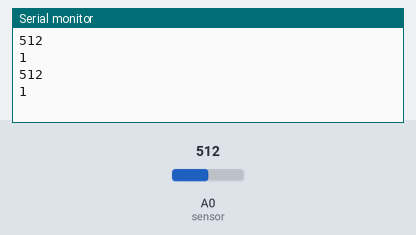
Simulated run of this sketch. Board: Arduino Uno, built with avr-gcc and run on an emulated ATmega328P. On the bench: the last lines printed to the serial monitor. The test bench sets the inputs (shaded band); at power-on: A0 (sensor) = 512.

Above: at 1.8 s.
1.9 s: A0 (sensor) set to 716
At 2.8 s:
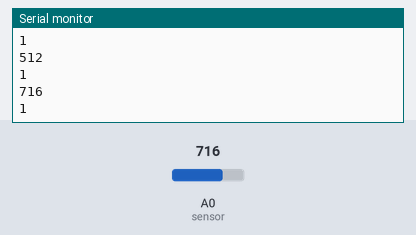
3.4 s: A0 (sensor) set to 900
At 4.8 s:
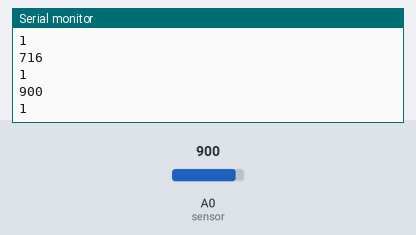
Timing chart, 0 to 6.4 s (numbered marks = the images above; inputs shaded):
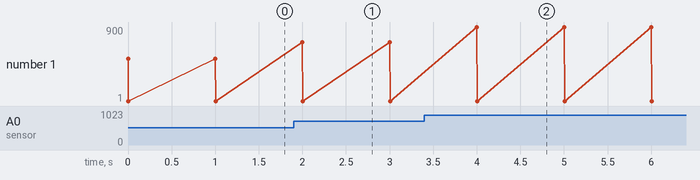

Measured:
- after the input at 1.9 s, the serial monitor: prints a new line after 0.10 s (image 1)
- after the input at 3.4 s, the serial monitor: prints a new line after 0.60 s (image 2)

The sketch:

pressuresensor_arduino.ino
```cpp
//#include <ros.h>
//#include <std_msgs/String.h>

//ros::NodeHandle nh;

//std_msgs::String str_msg;
//ros::Publisher pressure("pressure", &str_msg); // Topic name


const int sensor = A0;

//print "test";
void setup() {
  //nh.initNode();
  //nh.advertise(pressure);
  pinMode (sensor, INPUT);
  Serial.begin(9600); // initialize the serial communications
}

void loop() {
  int fsr = analogRead(sensor); //reads the sensor data
 //Serial.print ("test2");
  Serial.println(fsr);
//  if (fsr == 0)
//    str_msg.data = cancel; //or 0
//  else if (fsr > 1500)
//    str_msg.data = cancel; //or 0
//  else
//    str_msg.data = start; //or 1
//  print str_msg.data;
  int str=0;
   if (fsr == 0)
    str= 0; //or 0
  else if (fsr > 1000)
    str= 0; //or 0
  else
    str=1; //or 1
  Serial.println (str);
//  pressure.publish( &str_msg);
//  nh.spinOnce();
  delay(1000); //delay before next reading:
}
```
